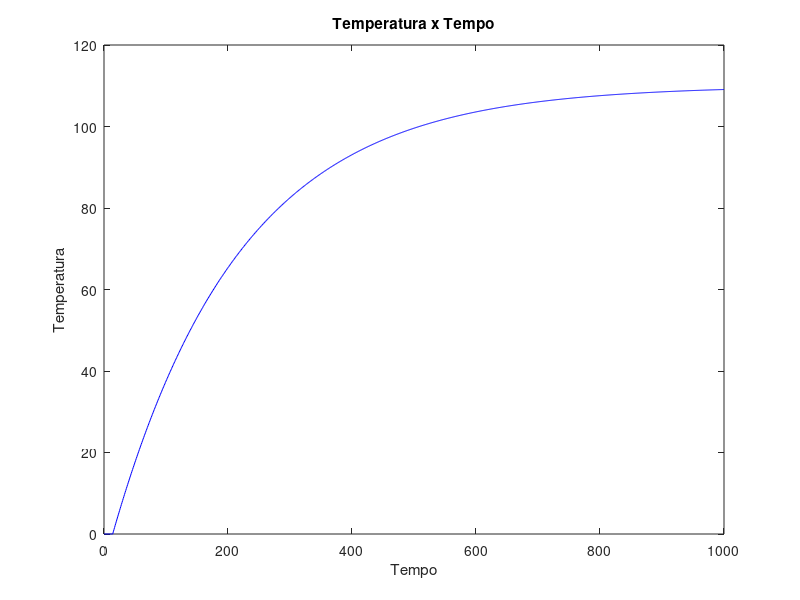
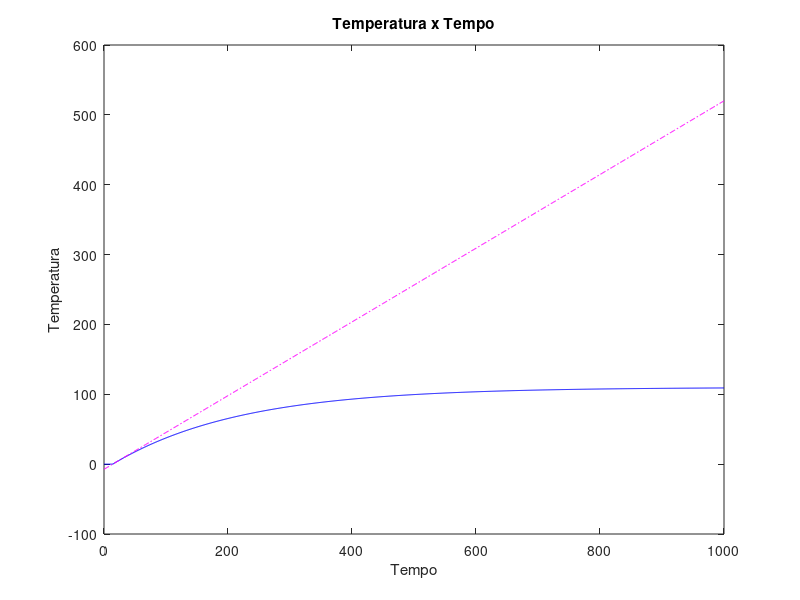
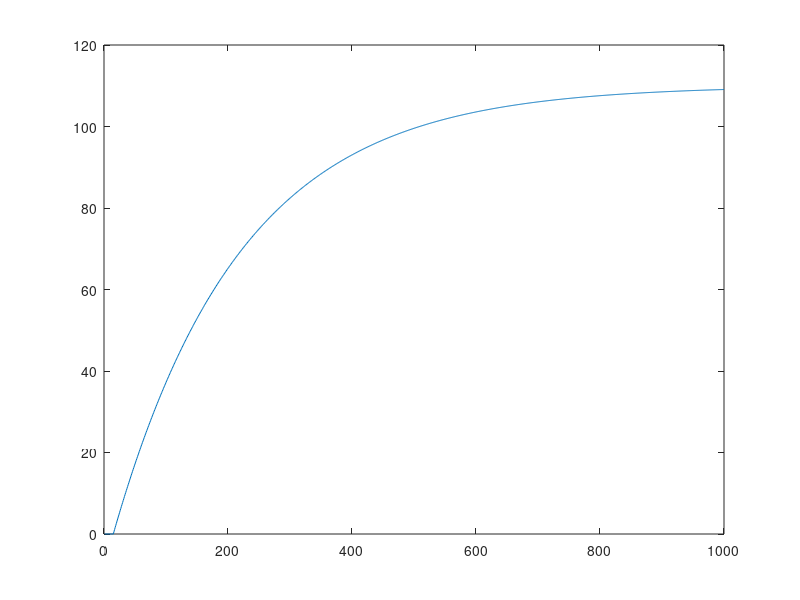

Source code (MATLAB) for these figures, in order: (Note: this script raises an error after producing the figures.)
% Planta em malha aberta - FOPDT (First order lag plus time delay)
load Equipe13; % onde A=1,2,3,4,5,6,7,8,9,10,11 para a respectiva equipe
y=yy; % Valores de temperatura y(t)
t=linspace(0,1000,1000); %vetor do tamanho de y
figure (1)
plot(t,y,"-b");
title("Temperatura x Tempo");
xlabel("Tempo");
ylabel("Temperatura");
yi=gradient(y); %primeira derivada (função gradient é mais precisa para conjunto de dados)
yii=gradient(yi); %segunda derivada
figure (2)
inflext=find(diff(sign(diff(y)))) + 1; %saber quando o sinal inverte na derivada
inflexy=interp1(t,y,inflext); %achar o y do ponto de inflexão
inflexm=interp1(t,yi,inflext); %achar a inclinação m (mx+n) da reta de inflexão
inflexn=inflexy-(inflexm*inflext); %achar o ponto n da reta de inflexão
reta=inflexm*t+inflexn; %definindo a reta
plot(t,y,'-b');
hold on;
plot(t,reta,'-.m');
title("Temperatura x Tempo");
xlabel("Tempo");
ylabel("Temperatura");
atraso = 15; %pois até 15 y=0
maiorValor = 0;
for i = 1:length(yii)
    if yi(i) > maiorValor 
        maiorValor = yi(i);
        atraso = i;
    end
end
% determina o valor da contante de tempo
constempo = 1/maiorValor * (y(length(y))+atraso);
constempo = constempo - (atraso+1);
disp(atraso)
disp(constempo)

figure(3)
plot(y)
hold on 

syms d s
U= y(length(y))*exp(-atraso*s)/(constempo*(s)+1);
G=(1)/(s);
H=G*U;
h=matlabFunction(ilaplace(H));
d=1:0.01:1000;
plot(d,h(d))
mse=0;
for i = 1:1000
   mse=+(h(i)-y(i))^2;
end
disp(mse)
title('Modelo')
legend('Real','Estimado')
xlabel('Tempo (s)')
ylabel('Temperatura')




